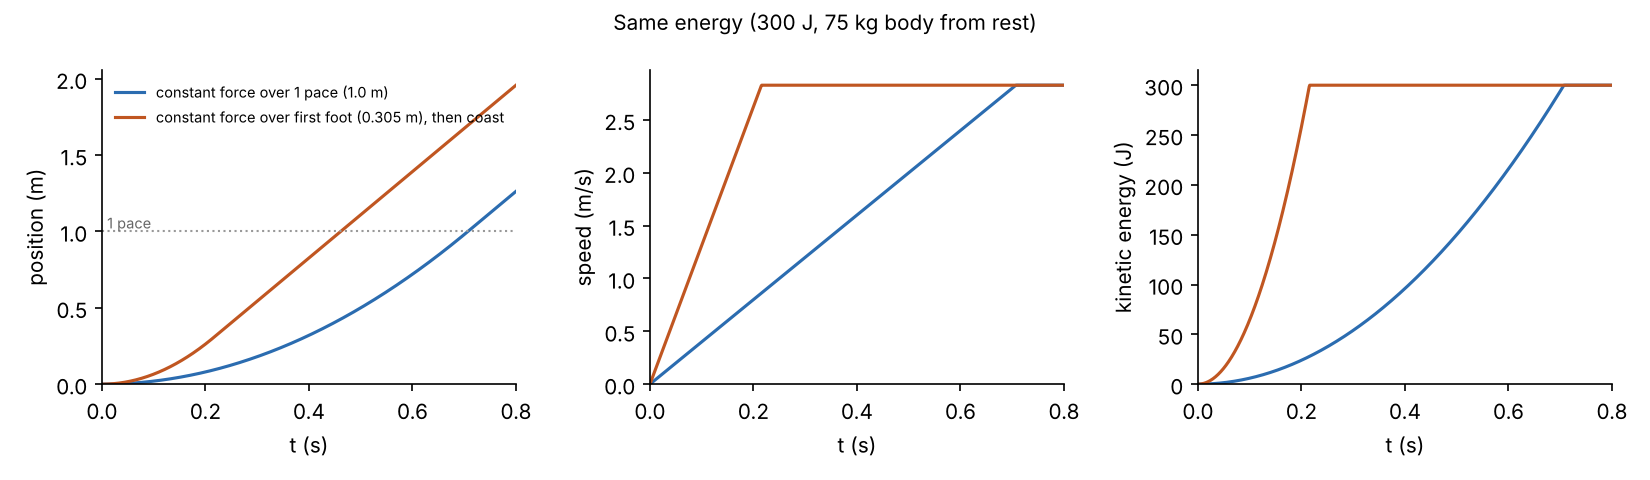

Recreate this plot in Python.
"""Same energy, constant force over a full pace vs over the first foot then coast."""
import numpy as np, matplotlib; matplotlib.use("Agg")
import matplotlib.pyplot as plt
m, E = 75.0, 300.0
cases = [("constant force over 1 pace (1.0 m)", 1.0, "#2b6cb0"),
         ("constant force over first foot (0.305 m), then coast", 0.3048, "#c05621")]
t = np.linspace(0, 0.8, 801)
fig, axs = plt.subplots(1, 3, figsize=(11, 3.2), dpi=150)
for lab, D, c in cases:
    F = E / D; a = F / m; tD = np.sqrt(2 * D / a); vf = a * tD
    x = np.where(t < tD, .5 * a * t**2, D + vf * (t - tD))
    v = np.where(t < tD, a * t, vf)
    for ax, y in zip(axs, (x, v, .5 * m * v**2)): ax.plot(t, y, color=c, label=lab)
    print(f"{lab}: F={F:.0f} N, a={a:.1f} m/s2, force ends {tD:.3f} s, vf={vf:.2f} m/s, "
          f"reaches 1 m at {(tD if D >= 1 else tD + (1 - D) / vf):.3f} s")
axs[0].axhline(1.0, color="#999", ls=":", lw=1); axs[0].text(.01, 1.02, "1 pace", fontsize=7, color="#666")
for ax, yl in zip(axs, ("position (m)", "speed (m/s)", "kinetic energy (J)")):
    ax.set_xlabel("t (s)"); ax.set_ylabel(yl); ax.set_xlim(0, .8); ax.set_ylim(bottom=0)
    for s in ("top", "right"): ax.spines[s].set_visible(False)
axs[0].legend(fontsize=7, frameon=False, loc="upper left")
fig.suptitle(f"Same energy ({E:.0f} J, 75 kg body from rest)", fontsize=10)
fig.tight_layout(); fig.savefig("docs/combat/plots/force_distance_sensitivity.png")
